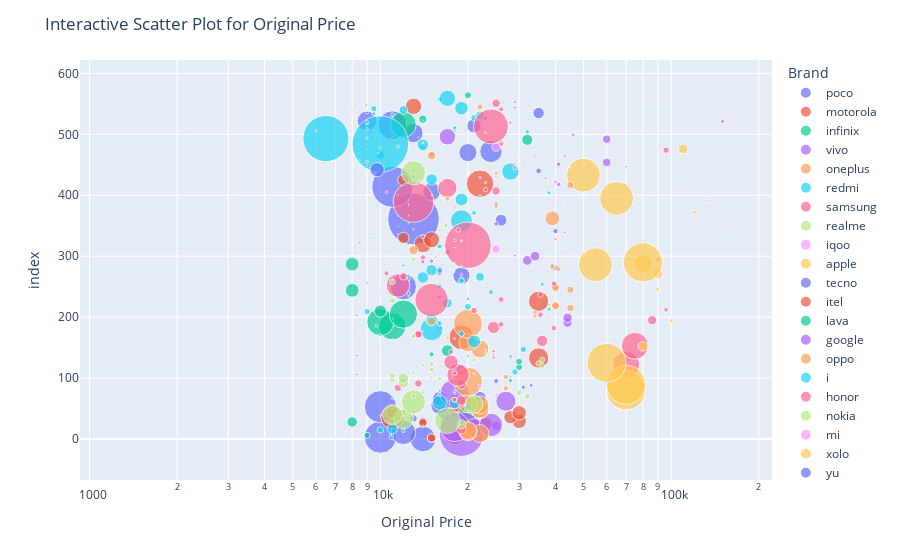

Notebook code cell kept with this figure:
### Markdown cell above
#### From the above plot we can clearly infer that most of the phones are rated between 4.2 to 4.4 and there are limited phones that have high and low number of stars, the size indicates the number of ratings of each phone, the higher the value, the higher number of ratings.

### Code cell
fig = px.scatter(df, x = 'Original_Price', color = 'Brand',
                 size = 'Ratings', log_x = True, hover_name = 'Product Name', size_max = 40)
fig.update_layout(title="Interactive Scatter Plot for Original Price", xaxis_title="Original Price")
fig.show()

### Figure 1 — Plotly figure (JSON) as saved in the notebook; plotly's stock layout.template omitted (floating-point values rounded to 4 significant figures)
{"data": [{"hovertemplate": "<b>%{hovertext}</b><br><br>Brand=poco<br>Original_Price=%{x}<br>index=%{y}<br>Ratings=%{marker.size}<extra></extra>", "hovertext": ["POCO C55", "POCO C51", "POCO C51", "POCO C55", "POCO M6 5G", "POCO M6 5G", "POCO C65", "POCO C65", "POCO M6 Pro 5G", "POCO C65", "POCO C51 - Locked with Airtel Prepaid", "POCO M6 5G", "POCO M6 Pro 5G", "POCO M5", "POCO M4 Pro", "POCO M6 Pro 5G", "POCO X6 Pro 5G", "POCO X6 Pro 5G", "POCO X6 5G", "POCO X6 5G", "POCO M5", "POCO X6 5G", "POCO M3", "POCO M4 5G", "POCO F4 5G", "POCO M3", "POCO F5 5G", "POCO X4 Pro 5G", "POCO M3", "POCO M6 Pro 5G", "POCO C3", "POCO F4 5G", "POCO M2 Pro", "POCO M4 Pro 5G", "POCO X4 Pro 5G", "POCO M2 Reloaded", "POCO X5 5G", "POCO C31", "POCO C50", "POCO F5 5G"], "legendgroup": "poco", "marker": {"color": "#636efa", "size": [120063, 190137, 7363, 110099, 7944, 10560, 8148, 2452, 72667, 1281, 190137, 2053, 58521, 38882, 27838, 8911, 3201, 2585, 4712, 811, 18782, 811, 126448, 54414, 5457, 487533, 4966, 25592, 487533, 58521, 309418, 5702, 354140, 59655, 91928, 68055, 37750, 150821, 71124, 23706], "sizemode": "area", "sizeref": 365.2, "symbol": "circle"}, "mode": "markers", "name": "poco", "orientation": "h", "showlegend": true, "type": "scatter", "x": [13999, 9999, 10999, 11999, 13999, 12999, 10999, 11999, 16999, 13499, 9999, 15999, 15999, 15999, 21999, 17999, 30999, 32999, 24999, 27999, 18999, 26999, 11999, 18999, 39999, 0, 39999, 25999, 12999, 14999, 10999, 34999, 0, 19999, 23999, 12999, 20999, 10999, 8999, 34999], "xaxis": "x", "y": [0, 3, 4, 11, 31, 34, 41, 45, 46, 47, 53, 54, 55, 66, 68, 69, 85, 88, 95, 103, 113, 159, 250, 268, 281, 313, 341, 359, 361, 406, 414, 440, 450, 470, 472, 502, 514, 515, 522, 535], "yaxis": "y"}, {"hovertemplate": "<b>%{hovertext}</b><br><br>Brand=motorola<br>Original_Price=%{x}<br>index=%{y}<br>Ratings=%{marker.size}<extra></extra>", "hovertext": ["Motorola G34 5G", "Motorola G34 5G", "Motorola g54 5G", "Motorola g54 5G", "MOTOROLA g24 Power", "Motorola g84 5G", "Motorola G34 5G", "Motorola G34 5G", "Motorola Edge 40 Neo", "Motorola e13", "Motorola Edge 40 Neo", "MOTOROLA g24 Power", "MOTOROLA G04", "MOTOROLA g24 Power", "Motorola Edge 40 Neo", "Motorola e13", "MOTOROLA G04", "Motorola G32", "Motorola Edge 40", "Motorola G32", "Motorola Edge 40", "Motorola g13", "Motorola G9", "Motorola e32", "Motorola G60", "Motorola e32", "Motorola E7 Plus"], "legendgroup": "motorola", "marker": {"color": "#EF553B", "size": [12852, 12852, 70860, 63653, 941, 33047, 13322, 13322, 37801, 96674, 32129, 994, 590, 994, 37801, 29497, 403, 113007, 75561, 113007, 75561, 55659, 47160, 23905, 138459, 23905, 48984], "sizemode": "area", "sizeref": 365.2, "symbol": "circle"}, "mode": "markers", "name": "motorola", "orientation": "h", "showlegend": true, "type": "scatter", "x": [14999, 14999, 17999, 21999, 11999, 22999, 13999, 13999, 29999, 10999, 27999, 12999, 9999, 12999, 29999, 10999, 10999, 18999, 34999, 18999, 34999, 13999, 14999, 11999, 21999, 11999, 12999], "xaxis": "x", "y": [1, 2, 7, 10, 19, 25, 26, 27, 29, 35, 36, 38, 39, 42, 43, 44, 50, 51, 133, 167, 226, 320, 327, 330, 419, 425, 546], "yaxis": "y"}, {"hovertemplate": "<b>%{hovertext}</b><br><br>Brand=infinix<br>Original_Price=%{x}<br>index=%{y}<br>Ratings=%{marker.size}<extra></extra>", "hovertext": ["Infinix SMART 8", "Infinix SMART 8", "Infinix SMART 8 HD", "Infinix Note 30 5G", "Infinix Note 30 5G", "Infinix HOT 40i", "Infinix Zero 30 5G", "Infinix Zero 30 5G", "Infinix Zero 30 5G", "Infinix Zero 30 5G", "Infinix HOT 30 5G", "Infinix HOT 30 5G", "Infinix SMART 7", "Infinix SMART 7", "Infinix HOT 30i", "Infinix HOT 30i", "Infinix Smart 7 HD", "Infinix Smart 7 HD", "Infinix HOT 12 Play", "Infinix Hot 12 Pro", "Infinix Note 12 TURBO"], "legendgroup": "infinix", "marker": {"color": "#00cc96", "size": [1388, 7155, 20239, 4226, 85232, 1098, 3097, 8705, 8705, 3097, 4728, 25996, 135535, 135535, 146178, 27672, 34803, 34803, 120913, 12581, 9291], "sizemode": "area", "sizeref": 365.2, "symbol": "circle"}, "mode": "markers", "name": "infinix", "orientation": "h", "showlegend": true, "type": "scatter", "x": [10999, 8999, 7999, 17999, 19999, 10999, 27999, 29999, 29999, 27999, 14999, 16999, 10999, 9999, 11999, 9999, 7999, 7999, 11999, 13999, 19999], "xaxis": "x", "y": [5, 6, 28, 32, 37, 67, 96, 118, 127, 135, 139, 145, 185, 192, 205, 210, 244, 287, 516, 525, 564], "yaxis": "y"}, {"hovertemplate": "<b>%{hovertext}</b><br><br>Brand=vivo<br>Original_Price=%{x}<br>index=%{y}<br>Ratings=%{marker.size}<extra></extra>", "hovertext": ["vivo T2x 5G", "vivo T2x 5G", "vivo T2x 5G", "vivo T2 5G", "vivo T2 5G", "vivo T2 Pro 5G", "vivo T2x 5G", "vivo Y16", "vivo Y02t", "vivo Y27", "vivo Y27", "vivo Y16", "vivo Y16", "vivo Y16", "vivo Y16", "vivo V29e 5G", "vivo V29e 5G", "vivo Y200 5G", "vivo Y16", "vivo Y16", "vivo Y27", "vivo Y16", "vivo Y17s", "vivo Y17s", "vivo Y56 5G", "vivo Y28 5G", "vivo Y28 5G", "vivo Y56 5G", "vivo Y28 5G", "vivo Y02", "vivo V27 5G", "vivo Y36", "vivo V29 5G", "vivo Y02", "vivo V27 5G", "vivo X100", "vivo V29 Pro 5G", "vivo X100", "vivo Y200e 5G", "vivo Y200 5G", "vivo Y33T", "vivo Y01A", "vivo Y200 5G", "vivo Y200 5G", "vivo X100 Pro"], "legendgroup": "vivo", "marker": {"color": "#ab63fa", "size": [361183, 64632, 160810, 17135, 99769, 74022, 160810, 6938, 3396, 1271, 1271, 6938, 6938, 3105, 3105, 17354, 17354, 1744, 6938, 6938, 1271, 3105, 779, 779, 3939, 122, 89, 3939, 75, 1263, 3534, 1044, 2417, 1263, 3534, 149, 5488, 149, 17, 1744, 2871, 96, 1744, 1744, 410], "sizemode": "area", "sizeref": 365.2, "symbol": "circle"}, "mode": "markers", "name": "vivo", "orientation": "h", "showlegend": true, "type": "scatter", "x": [18999, 20999, 17999, 24999, 23999, 26999, 17999, 15999, 15999, 18999, 18999, 15975, 15999, 13999, 14999, 31999, 33999, 28999, 16999, 0, 18999, 13999, 16999, 15999, 24999, 19999, 21999, 24999, 17999, 12999, 40999, 21999, 0, 12999, 40999, 74999, 0, 74999, 25999, 27999, 22990, 12999, 28999, 28999, 96999], "xaxis": "x", "y": [8, 18, 20, 22, 23, 62, 74, 184, 233, 264, 270, 273, 278, 291, 292, 293, 300, 301, 307, 309, 323, 332, 338, 342, 353, 369, 373, 385, 413, 415, 418, 429, 434, 441, 451, 471, 473, 501, 512, 519, 526, 529, 544, 553, 561], "yaxis": "y"}, {"hovertemplate": "<b>%{hovertext}</b><br><br>Brand=oneplus<br>Original_Price=%{x}<br>index=%{y}<br>Ratings=%{marker.size}<extra></extra>", "hovertext": ["OnePlus Nord CE 3 Lite 5G", "OnePlus Nord CE 3 Lite 5G", "OnePlus Nord CE 3 Lite 5G", "OnePlus Nord CE 3 Lite 5G", "OnePlus Nord CE 3 Lite 5G", "OnePlus Nord CE 3 Lite 5G", "OnePlus Nord CE 3 Lite 5G", "OnePlus Nord CE3 5G", "OnePlus Nord CE 2 Lite 5G", "OnePlus Nord CE3 5G", "OnePlus 12R", "OnePlus 12R", "OnePlus Nord CE 3 Lite 5G", "OnePlus 12R", "OnePlus 12R", "OnePlus Nord CE 3 Lite 5G", "OnePlus Nord CE 2 Lite 5G", "OnePlus Nord 3 5G", "OnePlus Nord 3 5G", "OnePlus Nord 3 5G", "OnePlus 11R 5G", "OnePlus 11R 5G", "OnePlus 11R 5G", "OnePlus Nord 3 5G", "OnePlus 11R 5G", "OnePlus 11R 5G", "OnePlus 11R 5G", "OnePlus 10R", "OnePlus 12", "OnePlus 12", "OnePlus 12", "OnePlus N20 SE", "OnePlus N20 SE", "OnePlus Nord CE 2 5G", "OnePlus 12", "OnePlus Nord CE 2 5G", "OnePlus Nord CE 5G", "OnePlus 10 Pro 5G", "OnePlus Nord CE 2 5G", "OnePlus Nord 2T 5G", "OnePlus N20 SE"], "legendgroup": "oneplus", "marker": {"color": "#FFA15A", "size": [58750, 58750, 58750, 58750, 58750, 58750, 58750, 5583, 153645, 5583, 257, 257, 58750, 99, 99, 58750, 153645, 1362, 3718, 3718, 9973, 11273, 11273, 1362, 9973, 11273, 11273, 6666, 82, 69, 69, 265, 265, 3242, 82, 3242, 51, 567, 3242, 13132, 265], "sizemode": "area", "sizeref": 365.2, "symbol": "circle"}, "mode": "markers", "name": "oneplus", "orientation": "h", "showlegend": true, "type": "scatter", "x": [21999, 19999, 19999, 21999, 21999, 21999, 19999, 26999, 19999, 26999, 39999, 39999, 21999, 45999, 45999, 19999, 19999, 37999, 33999, 33999, 44999, 39999, 39999, 37999, 44999, 39999, 39999, 38999, 69999, 64999, 64999, 18999, 19999, 24999, 69999, 24999, 22999, 66999, 24999, 0, 16999], "xaxis": "x", "y": [9, 12, 14, 48, 49, 56, 58, 83, 94, 102, 111, 142, 148, 150, 157, 158, 189, 200, 202, 208, 215, 218, 219, 221, 245, 247, 249, 282, 306, 334, 340, 351, 355, 382, 390, 436, 468, 481, 489, 498, 528], "yaxis": "y"}, {"hovertemplate": "<b>%{hovertext}</b><br><br>Brand=redmi<br>Original_Price=%{x}<br>index=%{y}<br>Ratings=%{marker.size}<extra></extra>", "hovertext": ["REDMI 13C", "REDMI A2", "REDMI A2", "REDMI 13C", "REDMI 12 5G", "REDMI 12 5G", "REDMI 12", "REDMI 13c 5G", "REDMI 13c 5G", "REDMI 13c 5G", "REDMI 13c 5G", "REDMI 13c 5G", "REDMI 13c 5G", "REDMI 13c 5G", "REDMI Note 13 5G", "REDMI Note 13 Pro 5G", "REDMI Note 13 5G", "REDMI Note 13 5G", "REDMI Note 13 5G", "REDMI Note 13 5G", "REDMI A3", "REDMI Note 13 5G", "REDMI Note 13 5G", "REDMI Note 13 Pro 5G", "REDMI Note 12", "REDMI 10 Power", "REDMI 13C", "REDMI 12", "REDMI A3", "REDMI 13c 5G", "REDMI 12C", "REDMI 12C", "REDMI A3", "REDMI A2", "REDMI Note 13 Pro+ 5G", "REDMI Note 13 Pro 5G", "REDMI Note 12 5G", "REDMI 11 Prime", "REDMI Note 11", "REDMI A2+", "REDMI Note 12 5G", "REDMI 12C", "REDMI Note 13 Pro+ 5G", "REDMI 10 Power", "REDMI 10 Power", "REDMI A2+", "REDMI 12C", "REDMI Note 12 5G", "REDMI 12 5G", "REDMI 12C", "REDMI 13C", "REDMI 12C", "REDMI 13C", "REDMI Note 10S", "REDMI 9 Power", "REDMI Note 11S", "REDMI Note 12", "REDMI Note 11S", "REDMI Note 13 Pro+ 5G", "REDMI 12C", "REDMI A2+", "REDMI 10A SPORT", "REDMI Note 12 Pro 5G", "REDMI A1+", "REDMI 11 Prime", "REDMI 12C", "REDMI 9i", "Redmi Note 7S", "Redmi 7A", "REDMI K50i 5G", "REDMI Note 11", "REDMI 11 Prime 5G", "REDMI 11 Prime 5G", "REDMI 10A", "REDMI Note 10S", "REDMI Note 12 5G", "REDMI 10A", "REDMI 10A", "REDMI 10A", "Redmi 9A Sport", "REDMI Note 10T 5G", "Redmi Note 7S", "REDMI 11 Prime 5G", "REDMI 11 Prime 5G", "REDMI Note 11 SE"], "legendgroup": "redmi", "marker": {"color": "#19d3f3", "size": [1958, 7724, 20399, 1114, 11126, 21810, 40453, 1930, 1053, 1513, 1053, 1930, 1513, 1053, 940, 7291, 275, 732, 275, 275, 145, 732, 732, 7291, 30472, 5887, 723, 95346, 50, 1930, 4447, 24250, 55, 7724, 3250, 847, 8464, 18172, 2903, 2761, 4662, 4447, 3250, 5887, 5887, 2761, 24250, 14105, 6337, 24250, 1958, 4447, 723, 88762, 245051, 4474, 30472, 1586, 3250, 24250, 2761, 1540, 55143, 13196, 7787, 24250, 584356, 423116, 389975, 3883, 2803, 2894, 2894, 234, 8231, 14105, 2791, 2791, 14069, 7382, 33661, 305147, 4420, 4420, 49226], "sizemode": "area", "sizeref": 365.2, "symbol": "circle"}, "mode": "markers", "name": "redmi", "orientation": "h", "showlegend": true, "type": "scatter", "x": [11999, 9999, 10999, 13999, 19999, 17999, 15999, 15999, 17999, 13999, 17999, 15999, 13999, 17999, 20999, 28999, 24999, 22999, 24999, 24999, 9999, 22999, 22999, 30999, 20999, 18999, 15999, 14999, 11999, 15999, 15999, 14999, 10999, 8999, 37999, 32999, 19999, 16999, 19999, 12499, 23999, 15999, 35999, 18999, 18999, 12499, 13999, 21999, 15999, 14999, 11999, 15999, 15999, 18999, 0, 20999, 18999, 21999, 37999, 14999, 12999, 13999, 27999, 9999, 13999, 13999, 9999, 0, 6499, 31999, 17999, 17999, 17999, 13999, 20999, 21999, 10999, 9499, 11999, 9499, 18999, 0, 15999, 15999, 16999], "xaxis": "x", "y": [13, 15, 17, 21, 52, 59, 60, 73, 75, 77, 78, 79, 81, 93, 107, 110, 112, 115, 116, 117, 119, 141, 146, 147, 160, 173, 179, 180, 181, 187, 190, 196, 197, 209, 213, 214, 217, 223, 230, 239, 241, 251, 254, 259, 260, 263, 265, 266, 276, 277, 285, 316, 324, 358, 368, 371, 393, 398, 404, 426, 430, 438, 439, 466, 477, 483, 484, 490, 493, 504, 507, 510, 511, 523, 527, 531, 532, 534, 540, 542, 543, 550, 556, 558, 559], "yaxis": "y"}, {"hovertemplate": "<b>%{hovertext}</b><br><br>Brand=samsung<br>Original_Price=%{x}<br>index=%{y}<br>Ratings=%{marker.size}<extra></extra>", "hovertext": ["SAMSUNG Galaxy M14 5G", "SAMSUNG Galaxy M14 5G", "SAMSUNG Galaxy M14 5G", "SAMSUNG Galaxy M14 5G", "SAMSUNG Galaxy M04", "SAMSUNG Galaxy M14 5G", "SAMSUNG Galaxy M04", "SAMSUNG Galaxy F14 5G", "SAMSUNG Galaxy M14 5G", "Samsung Galaxy S21 FE 5G with Snapdragon 888", "SAMSUNG Galaxy F14 5G", "SAMSUNG Galaxy M34 5G without charger", "SAMSUNG Galaxy M34 5G", "SAMSUNG Galaxy M14 5G", "SAMSUNG Galaxy M34 5G without charger", "Samsung Galaxy S21 FE 5G with Snapdragon 888", "SAMSUNG Galaxy F54 5G", "SAMSUNG Galaxy M34 5G", "SAMSUNG Galaxy M04", "SAMSUNG Galaxy M04", "SAMSUNG Galaxy M14 5G", "SAMSUNG Galaxy A34 5G", "SAMSUNG Galaxy F34 5G", "SAMSUNG Galaxy F34 5G", "SAMSUNG Galaxy S22 5G", "SAMSUNG Galaxy A34 5G", "SAMSUNG Galaxy A14 5G", "SAMSUNG Galaxy S23 5G", "SAMSUNG Galaxy A05s", "SAMSUNG Galaxy F13", "SAMSUNG Galaxy F34 5G", "SAMSUNG Galaxy A34 5G", "SAMSUNG Galaxy A15 5G", "SAMSUNG Galaxy F04", "SAMSUNG Galaxy A34 5G", "SAMSUNG Galaxy M04", "SAMSUNG Galaxy A03 Core", "SAMSUNG Galaxy M34 5G without charger", "SAMSUNG Galaxy S23 5G", "SAMSUNG GALAXY M13", "SAMSUNG Galaxy F41", "SAMSUNG GALAXY M13", "SAMSUNG Galaxy A53", "SAMSUNG Galaxy A53", "SAMSUNG Galaxy A14 5G", "SAMSUNG Galaxy A15 5G", "SAMSUNG Galaxy A04s", "SAMSUNG Galaxy Z Flip5", "SAMSUNG Galaxy S24 5G", "SAMSUNG Galaxy A05s", "SAMSUNG GALAXY M13", "SAMSUNG Galaxy A53", "SAMSUNG Galaxy F12", "SAMSUNG Galaxy S24 Ultra 5G", "SAMSUNG Galaxy S23 FE", "SAMSUNG M02s", "SAMSUNG Galaxy M33 5G", "SAMSUNG Galaxy Z Flip5", "SAMSUNG Galaxy A14 5G", "SAMSUNG Galaxy A12", "SAMSUNG Galaxy F22", "SAMSUNG Galaxy M34 5G without charger", "SAMSUNG Galaxy M52 5G", "SAMSUNG Galaxy S24 5G", "SAMSUNG Galaxy A23 5G", "SAMSUNG Galaxy S20 FE", "SAMSUNG Galaxy A23 5G", "SAMSUNG Galaxy A33", "SAMSUNG Galaxy A53", "SAMSUNG GALAXY M13", "SAMSUNG Galaxy Z Flip3 5G", "SAMSUNG M02s", "SAMSUNG Galaxy F42 5G", "SAMSUNG Galaxy A54 5G", "SAMSUNG Galaxy F23 5G", "SAMSUNG Galaxy S23 Ultra 5G", "SAMSUNG Galaxy Z Fold5", "SAMSUNG Galaxy A15 5G", "SAMSUNG Galaxy M33 5G", "SAMSUNG Galaxy M33 5G", "SAMSUNG Galaxy S23 FE"], "legendgroup": "samsung", "marker": {"color": "#FF6692", "size": [16801, 16801, 4086, 4086, 10420, 16801, 10420, 91798, 4086, 132862, 37584, 2391, 1364, 4086, 2391, 132862, 23261, 190, 10420, 10420, 16801, 5895, 27317, 6353, 15903, 5895, 7634, 4140, 33, 201792, 6353, 5895, 501, 101185, 5895, 10420, 4637, 430, 4140, 5164, 395120, 1588, 1762, 1762, 3762, 501, 153, 622, 482, 53, 1588, 854, 302244, 1036, 204, 1313, 12723, 622, 3237, 1401, 67841, 430, 1571, 482, 2391, 1262, 1115, 1187, 1762, 5164, 7526, 1274, 6437, 3061, 221275, 3107, 378, 501, 4693, 12723, 204], "sizemode": "area", "sizeref": 365.2, "symbol": "circle"}, "mode": "markers", "name": "samsung", "orientation": "h", "showlegend": true, "type": "scatter", "x": [18990, 18990, 17990, 17990, 11499, 18990, 13499, 18490, 17990, 69999, 17490, 24499, 24499, 17499, 24499, 74999, 35999, 25999, 13499, 13499, 0, 39499, 24499, 25999, 85999, 35499, 20999, 95999, 15999, 14999, 25999, 35499, 21499, 11499, 39499, 11999, 10499, 25999, 89999, 13999, 19999, 17999, 39990, 42990, 18499, 24499, 15990, 113999, 0, 17499, 17999, 38990, 12999, 134999, 84999, 10499, 24999, 102999, 22999, 17999, 16999, 25999, 36999, 0, 28990, 69999, 30990, 33990, 42990, 14999, 95999, 11499, 25999, 45999, 23999, 149999, 159999, 21499, 25999, 24999, 79999], "xaxis": "x", "y": [16, 63, 64, 65, 84, 90, 91, 105, 108, 122, 126, 134, 138, 143, 144, 153, 161, 168, 171, 172, 178, 182, 183, 188, 195, 204, 211, 212, 220, 228, 229, 237, 242, 252, 255, 267, 272, 280, 294, 298, 318, 326, 328, 339, 343, 347, 357, 360, 365, 375, 379, 387, 389, 391, 402, 405, 407, 408, 409, 411, 412, 427, 428, 435, 445, 447, 453, 463, 464, 467, 474, 480, 485, 499, 513, 521, 533, 538, 541, 551, 557], "yaxis": "y"}, {"hovertemplate": "<b>%{hovertext}</b><br><br>Brand=realme<br>Original_Price=%{x}<br>index=%{y}<br>Ratings=%{marker.size}<extra></extra>", "hovertext": ["realme 11x 5G", "realme 11x 5G", "realme C51", "realme C51", "realme 11 5G", "realme C53", "realme 12 Pro 5G", "realme Narzo N53", "realme 12 Pro 5G", "realme Narzo N53", "realme Narzo N53", "realme C53", "realme Narzo N53", "realme Narzo 60X 5G", "realme Narzo 60X 5G", "realme C53", "realme Narzo 60X 5G", "realme Narzo N53", "realme Narzo N55", "realme Narzo N55", "realme 12 Pro+ 5G", "realme Narzo N55", "realme Narzo N55", "realme 12 Pro+ 5G", "realme Narzo 60 5G", "realme 12 Pro+ 5G", "realme Narzo 60 5G", "realme Narzo 60 5G", "realme 12 Pro+ 5G", "realme 12 Pro+ 5G", "realme C67 5G", "realme C67 5G", "realme Narzo N53", "realme Narzo N53", "realme Narzo N53", "realme Narzo N53", "realme C53"], "legendgroup": "realme", "marker": {"color": "#B6E880", "size": [15012, 120607, 71800, 71800, 58849, 106565, 6177, 4582, 6177, 633, 633, 19650, 5770, 2891, 2891, 19650, 2073, 5770, 2640, 4656, 4806, 2640, 4656, 4806, 3850, 4806, 3850, 3850, 1560, 1560, 692, 3155, 4582, 5770, 5770, 4582, 106565], "sizemode": "area", "sizeref": 365.2, "symbol": "circle"}, "mode": "markers", "name": "realme", "orientation": "h", "showlegend": true, "type": "scatter", "x": [18999, 16999, 11999, 10999, 20999, 12999, 31999, 12999, 29999, 13999, 13999, 11999, 10999, 15999, 15999, 11999, 14999, 10999, 12999, 14999, 35999, 13999, 14999, 34999, 20999, 35999, 19999, 0, 37999, 37999, 17999, 16999, 12999, 10999, 10999, 12999, 12999], "xaxis": "x", "y": [24, 30, 33, 40, 57, 61, 70, 71, 76, 82, 87, 92, 97, 98, 99, 100, 101, 104, 109, 114, 120, 121, 123, 124, 129, 130, 136, 140, 155, 156, 165, 166, 169, 227, 258, 295, 437], "yaxis": "y"}, {"hovertemplate": "<b>%{hovertext}</b><br><br>Brand=iqoo<br>Original_Price=%{x}<br>index=%{y}<br>Ratings=%{marker.size}<extra></extra>", "hovertext": ["IQOO Z7s 5G", "IQOO Z7s 5G", "IQOO Z7 Pro 5G", "IQOO Z7 Pro 5G", "IQOO Z7 Pro 5G", "IQOO Z6 Lite 5G", "IQOO Neo 7 pro", "IQOO neo 7 pro", "IQOO Z6 Lite 5G", "IQOO Neo 7 pro", "IQOO Neo 7 Pro", "IQOO Neo 7 Pro", "IQOO IQOOZ7PRO"], "legendgroup": "iqoo", "marker": {"color": "#FF97FF", "size": [2540, 2904, 1398, 1398, 1398, 1056, 282, 389, 1056, 282, 389, 282, 34], "sizemode": "area", "sizeref": 365.2, "symbol": "circle"}, "mode": "markers", "name": "iqoo", "orientation": "h", "showlegend": true, "type": "scatter", "x": [24999, 21999, 27999, 27999, 26999, 18999, 42999, 39999, 18999, 42999, 39999, 42999, 26999], "xaxis": "x", "y": [72, 86, 131, 132, 198, 283, 311, 319, 325, 335, 377, 384, 524], "yaxis": "y"}, {"hovertemplate": "<b>%{hovertext}</b><br><br>Brand=apple<br>Original_Price=%{x}<br>index=%{y}<br>Ratings=%{marker.size}<extra></extra>", "hovertext": ["Apple iPhone 14", "Apple iPhone 14", "Apple iPhone 13", "Apple iPhone 15", "Apple iPhone 15 Plus", "Apple iPhone 15 Plus", "Apple iPhone 15", "Apple iPhone 12", "Apple iPhone 14 Plus", "Apple iPhone 14", "Apple iPhone 15 Pro", "Apple iPhone 15 Plus", "Apple iPhone 11", "Apple iPhone 12", "Apple iPhone 11", "Apple iPhone 15 Pro", "Apple iPhone 12", "Apple iPhone 15", "Apple iPhone 15 Pro Max", "Apple iPhone 13 Pro Max"], "legendgroup": "apple", "marker": {"color": "#FECB52", "size": [280548, 280548, 278146, 16874, 3362, 3362, 16874, 208285, 62604, 280548, 560, 3362, 204529, 208285, 204529, 560, 208285, 16874, 432, 2057], "sizemode": "area", "sizeref": 365.2, "symbol": "circle"}, "mode": "markers", "name": "apple", "orientation": "h", "showlegend": true, "type": "scatter", "x": [69900, 69900, 59900, 79900, 99900, 89900, 89900, 54900, 79900, 79900, 164900, 119900, 0, 64900, 0, 134900, 49900, 109900, 159900, 0], "xaxis": "x", "y": [80, 89, 125, 152, 194, 246, 271, 286, 288, 290, 346, 372, 388, 395, 397, 399, 433, 476, 505, 552], "yaxis": "y"}, {"hovertemplate": "<b>%{hovertext}</b><br><br>Brand=tecno<br>Original_Price=%{x}<br>index=%{y}<br>Ratings=%{marker.size}<extra></extra>", "hovertext": ["Tecno Spark Go 2023", "Tecno POVA 5 Pro 5G", "Tecno Spark Go 2023", "Tecno Spark Go 2023", "Tecno Spark Go 2024", "Tecno Spark Go 2024", "Tecno Spark Go 2024", "Tecno Spark 10 Pro", "Tecno Spark Go 2024", "Tecno Spark Go 2023", "Tecno Spark Go 2024", "Tecno Spark Go 2024", "Tecno Spark 10C", "Tecno Pova 5 Pro 5G", "Tecno Spark Go 2023 6.56 HD+Display 13MP Dual Camera", "Tecno Spark Go 2023 6.56 HD+Display 13MP Dual Camera", "Tecno Spark Go 2023", "Tecno Pova 5 Pro 5G", "Tecno Pova 5 45W Ultra Fast Charging 6000mAh Big Battery 3D Textured Design 6.78 FHD", "Tecno Spark Go 2023", "Tecno Spark 10 Pro Moon Explorer 50MPCamera, Glass Back, 16GB Expandable RAM", "Tecno POP 8", "Tecno POP 8", "Tecno Camon20 Predawn 64MP Rear Camera", "Tecno Pop 7 pro", "Tecno Camon20 Predawn 64MP RGBW Camera", "Tecno Spark 9", "Tecno Spark 10", "Tecno Camon 20 Pro RGBW OIS Rear Camera 6.67 FHD", "Tecno Camon 20 Pro", "Tecno Spark 20", "Tecno Spark 20", "Tecno Spark Go 2023", "Tecno Pop 7 Pro", "Tecno Camon 20 Pro", "Tecno Pop 5 LTE", "Tecno Spark 10 50MP AI Dual Rear Camera HD Display", "Tecno Pova 5 45W Ultra Fast Charging 6000mAh Big Battery 3D Textured Design 6.78 FHD", "Tecno Spark Go 2023", "Tecno Spark Go 2023", "Tecno Spark 10 5G", "Tecno Spark 7", "Tecno Spark 7", "Tecno Phantom X2 Pro"], "legendgroup": "tecno", "marker": {"color": "#636efa", "size": [1182, 224, 1182, 331, 164, 164, 164, 380, 164, 1182, 164, 169, 313, 224, 606, 606, 1182, 224, 446, 331, 31, 16, 16, 234, 55, 352, 1122, 180, 518, 550, 4, 4, 331, 47, 550, 915, 223, 446, 1182, 1182, 155, 1582, 1582, 14], "sizemode": "area", "sizeref": 365.2, "symbol": "circle"}, "mode": "markers", "name": "tecno", "orientation": "h", "showlegend": true, "type": "scatter", "x": [8299, 20999, 8299, 9999, 7999, 7999, 8499, 13999, 8499, 8299, 8499, 7499, 12499, 16990, 9999, 9999, 8999, 19999, 14999, 9999, 13999, 0, 7799, 17999, 7999, 17999, 13499, 13499, 24999, 24999, 12999, 12999, 9832, 8999, 25999, 8999, 13499, 14999, 8999, 8999, 15999, 8999, 8999, 61999], "xaxis": "x", "y": [106, 128, 137, 149, 174, 175, 176, 177, 201, 203, 206, 207, 234, 238, 243, 248, 256, 262, 269, 275, 331, 345, 348, 378, 381, 396, 420, 424, 446, 456, 457, 459, 469, 475, 487, 494, 495, 508, 509, 517, 518, 520, 536, 562], "yaxis": "y"}, {"hovertemplate": "<b>%{hovertext}</b><br><br>Brand=itel<br>Original_Price=%{x}<br>index=%{y}<br>Ratings=%{marker.size}<extra></extra>", "hovertext": ["itel A70 | 5000 mAh Battery |13MP Dual Rear Camera | Type C Charging", "itel A70 | 5000 mAh Battery |13MP Dual Rear Camera | Type C Charging", "itel A70 | 5000 mAh Battery |13MP Dual Rear Camera | Type C Charging", "itel A70 | 5000 mAh Battery |13MP Dual Rear Camera | Type C Charging", "itel S23", "itel A60s, Upto 8GB RAM|8MP AI Rear Camera|5000mAh Battery|Faceunlock & Fingerprint", "itel U30 keypad Mobile|1200 mAh battery|Expandable Storage Upto 32GB", "itel S23 with Dual Sim| 50MP Rear Camera| 5000mAh Battery|Expandable Upto 1 TB", "itel P40 Plus,Upto 8GB RAM|13MP Rear Camera|7000mAh Battery with 18W Fast Charging", "itel S23 with Dual Sim| 50MP Rear Camera| 5000mAh Battery|Expandable Upto 1 TB", "itel S23", "itel P55 5G |50MP Dual Rear Camera|5000mAh Battery|Expandable Upto 1 TB", "itel A60S", "itel P55 5G |50MP Dual Rear Camera|5000mAh Battery|Expandable Upto 1 TB", "itel S23+", "itel Aura 05i|Leather Finish|4000 Mah Battery|Type C Charging Support", "itel P40", "itel P40", "itel A60s", "itel A60s", "itel A60s, Upto 8GB RAM|8MP AI Rear Camera|5000mAh Battery|Faceunlock & Fingerprint", "itel A60S", "itel A60", "itel A70", "itel A23s", "itel P40", "itel A60S", "itel S23", "itel Vision 3"], "legendgroup": "itel", "marker": {"color": "#EF553B", "size": [105, 105, 105, 105, 305, 46, 151, 248, 59, 248, 305, 683, 1208, 683, 104, 88, 316, 593, 17, 17, 46, 1208, 402, 35, 711, 593, 1208, 33, 765], "sizemode": "area", "sizeref": 365.2, "symbol": "circle"}, "mode": "markers", "name": "itel", "orientation": "h", "showlegend": true, "type": "scatter", "x": [7299, 7299, 7299, 7299, 10999, 8999, 1249, 9500, 9999, 9500, 10999, 12999, 8499, 12999, 15999, 6799, 9999, 8899, 8499, 8499, 8999, 8999, 7199, 10990, 5999, 7999, 8943, 0, 9271], "xaxis": "x", "y": [151, 154, 162, 163, 164, 216, 225, 232, 235, 240, 261, 297, 322, 344, 352, 364, 374, 376, 416, 443, 448, 455, 462, 497, 506, 539, 548, 549, 563], "yaxis": "y"}, {"hovertemplate": "<b>%{hovertext}</b><br><br>Brand=lava<br>Original_Price=%{x}<br>index=%{y}<br>Ratings=%{marker.size}<extra></extra>", "hovertext": ["LAVA Blaze", "LAVA Blaze", "LAVA Blaze 2pro", "LAVA Blaze 1X 5G", "LAVA YUVA 2 PRO", "LAVA Blaze 2 5G with Dual Sim|50MP Rear Camera|5000 mAh Battery|Expandable Upto 1 TB", "LAVA Blaze 2 5G with Dual Sim|50MP Rear Camera|5000 mAh Battery|Expandable Upto 1 TB", "LAVA Blaze 2 5G with Dual Sim|50MP Rear Camera|5000 mAh Battery|Expandable Upto 1 TB", "LAVA Blaze 2 5G with Dual Sim|50MP Rear Camera|5000 mAh Battery|Expandable Upto 1 TB", "LAVA Blaze Nxt", "LAVA Blaze 2 5G with Dual Sim|50MP Rear Camera|5000 mAh Battery|Expandable Upto 1 TB", "LAVA Agni 2", "LAVA Blaze Pro 5G", "LAVA Blaze Nxt", "LAVA Blaze 1X 5G", "LAVA Z2C", "LAVA Blaze Pro", "LAVA Blaze", "LAVA X3"], "legendgroup": "lava", "marker": {"color": "#00cc96", "size": [1292, 1292, 49, 492, 931, 83, 83, 83, 205, 91, 205, 33, 159, 91, 492, 133, 478, 1292, 7], "sizemode": "area", "sizeref": 365.2, "symbol": "circle"}, "mode": "markers", "name": "lava", "orientation": "h", "showlegend": true, "type": "scatter", "x": [9999, 9699, 11999, 16349, 9499, 11499, 11499, 11499, 12499, 11499, 12499, 25999, 14999, 11499, 16349, 8499, 12999, 9999, 8999], "xaxis": "x", "y": [170, 186, 222, 253, 329, 336, 337, 349, 354, 366, 367, 370, 400, 401, 423, 458, 460, 478, 500], "yaxis": "y"}, {"hovertemplate": "<b>%{hovertext}</b><br><br>Brand=google<br>Original_Price=%{x}<br>index=%{y}<br>Ratings=%{marker.size}<extra></extra>", "hovertext": ["Google Pixel 7a", "Google Pixel 7a", "Google Pixel 7", "Google Pixel 7", "Google Pixel 8", "Google Pixel 8"], "legendgroup": "google", "marker": {"color": "#ab63fa", "size": [16230, 16230, 13352, 13352, 1456, 1456], "sizemode": "area", "sizeref": 365.2, "symbol": "circle"}, "mode": "markers", "name": "google", "orientation": "h", "showlegend": true, "type": "scatter", "x": [43999, 43999, 59999, 59999, 0, 0], "xaxis": "x", "y": [191, 199, 454, 492, 537, 555], "yaxis": "y"}, {"hovertemplate": "<b>%{hovertext}</b><br><br>Brand=oppo<br>Original_Price=%{x}<br>index=%{y}<br>Ratings=%{marker.size}<extra></extra>", "hovertext": ["OPPO A17", "OPPO A59 5G", "OPPO A59 5G", "OPPO Reno11 5G", "OPPO Reno11 5G", "OPPO A59 5G", "OPPO A58", "OPPO A18", "OPPO A18", "OPPO A17k", "OPPO Reno10 5G", "OPPO A38", "OPPO A16", "OPPO Reno10 Pro 5G", "OPPO A79 5G", "OPPO F21s Pro", "OPPO Reno11 Pro 5G", "OPPO A79 5G", "OPPO F23 5G", "OPPO F23 5G", "OPPO A17", "OPPO A78", "OPPO A78 5G", "OPPO A33"], "legendgroup": "oppo", "marker": {"color": "#FFA15A", "size": [13058, 328, 380, 4459, 4459, 328, 1418, 1064, 1064, 15141, 40563, 464, 4192, 9548, 880, 1546, 1528, 880, 1344, 1344, 13058, 593, 6855, 51890], "sizemode": "area", "sizeref": 365.2, "symbol": "circle"}, "mode": "markers", "name": "oppo", "orientation": "h", "showlegend": true, "type": "scatter", "x": [14999, 17999, 19999, 40999, 38999, 17999, 15499, 15999, 14999, 12999, 38999, 16999, 16990, 44999, 22999, 24999, 44999, 22999, 28999, 28999, 14999, 22999, 21999, 0], "xaxis": "x", "y": [193, 236, 257, 279, 284, 289, 299, 302, 303, 310, 362, 363, 394, 417, 421, 431, 444, 449, 452, 461, 465, 503, 545, 560], "yaxis": "y"}, {"hovertemplate": "<b>%{hovertext}</b><br><br>Brand=i<br>Original_Price=%{x}<br>index=%{y}<br>Ratings=%{marker.size}<extra></extra>", "hovertext": ["I Kall Z19", "I Kall K-510", "I Kall K-510", "I Kall Z14 Pro"], "legendgroup": "i", "marker": {"color": "#19d3f3", "size": [245, 201, 201, 34], "sizemode": "area", "sizeref": 365.2, "symbol": "circle"}, "mode": "markers", "name": "i", "orientation": "h", "showlegend": true, "type": "scatter", "x": [10499, 6599, 6599, 10999], "xaxis": "x", "y": [224, 333, 356, 530], "yaxis": "y"}, {"hovertemplate": "<b>%{hovertext}</b><br><br>Brand=honor<br>Original_Price=%{x}<br>index=%{y}<br>Ratings=%{marker.size}<extra></extra>", "hovertext": ["Honor 90 5G", "Honor X9b", "Honor 90 5G", "Honor X9b", "Honor 90 5G"], "legendgroup": "honor", "marker": {"color": "#FF6692", "size": [160, 8, 734, 8, 160], "sizemode": "area", "sizeref": 365.2, "symbol": "circle"}, "mode": "markers", "name": "honor", "orientation": "h", "showlegend": true, "type": "scatter", "x": [47999, 30999, 49999, 30999, 47999], "xaxis": "x", "y": [231, 296, 305, 308, 403], "yaxis": "y"}, {"hovertemplate": "<b>%{hovertext}</b><br><br>Brand=nokia<br>Original_Price=%{x}<br>index=%{y}<br>Ratings=%{marker.size}<extra></extra>", "hovertext": ["Nokia G42 5G", "Nokia C32", "Nokia G42 5G", "Nokia C32", "Nokia C32", "Nokia 5.4", "Nokia C12 pro", "Nokia C32", "Nokia C32", "Nokia C32", "Nokia C12 Pro", "Nokia C22 Dual Sim with Jelly Case | 6.51 inch Display | 5000 mAh Battery", "Nokia 3.4", "Nokia G11 Plus DS 50MP Camera, 8MP+2MP Dual Front Camera"], "legendgroup": "nokia", "marker": {"color": "#B6E880", "size": [191, 903, 191, 903, 903, 3814, 17, 85, 85, 85, 60, 66, 591, 393], "sizemode": "area", "sizeref": 365.2, "symbol": "circle"}, "mode": "markers", "name": "nokia", "orientation": "h", "showlegend": true, "type": "scatter", "x": [17999, 10499, 17999, 11999, 10999, 16799, 9199, 12499, 12499, 12499, 8699, 8999, 13999, 13999], "xaxis": "x", "y": [274, 304, 314, 315, 321, 350, 380, 383, 386, 392, 410, 432, 486, 547], "yaxis": "y"}, {"hovertemplate": "<b>%{hovertext}</b><br><br>Brand=mi<br>Original_Price=%{x}<br>index=%{y}<br>Ratings=%{marker.size}<extra></extra>", "hovertext": ["Mi 11 Lite", "Mi 10T", "Mi 11 Lite", "Mi 10T Pro"], "legendgroup": "mi", "marker": {"color": "#FF97FF", "size": [13187, 4136, 13187, 3707], "sizemode": "area", "sizeref": 365.2, "symbol": "circle"}, "mode": "markers", "name": "mi", "orientation": "h", "showlegend": true, "type": "scatter", "x": [24999, 39999, 24999, 0], "xaxis": "x", "y": [312, 422, 479, 554], "yaxis": "y"}, {"hovertemplate": "<b>%{hovertext}</b><br><br>Brand=xolo<br>Original_Price=%{x}<br>index=%{y}<br>Ratings=%{marker.size}<extra></extra>", "hovertext": ["XOLO ERA 1X Pro", "XOLO ERA 2X with Finger Print Sensor"], "legendgroup": "xolo", "marker": {"color": "#FECB52", "size": [4508, 4688], "sizemode": "area", "sizeref": 365.2, "symbol": "circle"}, "mode": "markers", "name": "xolo", "orientation": "h", "showlegend": true, "type": "scatter", "x": [0, 0], "xaxis": "x", "y": [317, 482], "yaxis": "y"}, {"hovertemplate": "<b>%{hovertext}</b><br><br>Brand=yu<br>Original_Price=%{x}<br>index=%{y}<br>Ratings=%{marker.size}<extra></extra>", "hovertext": ["YU Yureka Plus"], "legendgroup": "yu", "marker": {"color": "#636efa", "size": [37766], "sizemode": "area", "sizeref": 365.2, "symbol": "circle"}, "mode": "markers", "name": "yu", "orientation": "h", "showlegend": true, "type": "scatter", "x": [9747], "xaxis": "x", "y": [442], "yaxis": "y"}, {"hovertemplate": "<b>%{hovertext}</b><br><br>Brand=asus<br>Original_Price=%{x}<br>index=%{y}<br>Ratings=%{marker.size}<extra></extra>", "hovertext": ["ASUS Zenfone 5 A501CG"], "legendgroup": "asus", "marker": {"color": "#EF553B", "size": [43305], "sizemode": "area", "sizeref": 365.2, "symbol": "circle"}, "mode": "markers", "name": "asus", "orientation": "h", "showlegend": true, "type": "scatter", "x": [0], "xaxis": "x", "y": [488], "yaxis": "y"}, {"hovertemplate": "<b>%{hovertext}</b><br><br>Brand=xiaomi<br>Original_Price=%{x}<br>index=%{y}<br>Ratings=%{marker.size}<extra></extra>", "hovertext": ["Xiaomi 11i 5G"], "legendgroup": "xiaomi", "marker": {"color": "#00cc96", "size": [22635], "sizemode": "area", "sizeref": 365.2, "symbol": "circle"}, "mode": "markers", "name": "xiaomi", "orientation": "h", "showlegend": true, "type": "scatter", "x": [31999], "xaxis": "x", "y": [491], "yaxis": "y"}, {"hovertemplate": "<b>%{hovertext}</b><br><br>Brand=micromax<br>Original_Price=%{x}<br>index=%{y}<br>Ratings=%{marker.size}<extra></extra>", "hovertext": ["Micromax IN Note 1"], "legendgroup": "micromax", "marker": {"color": "#ab63fa", "size": [50095], "sizemode": "area", "sizeref": 365.2, "symbol": "circle"}, "mode": "markers", "name": "micromax", "orientation": "h", "showlegend": true, "type": "scatter", "x": [16999], "xaxis": "x", "y": [496], "yaxis": "y"}], "layout": {"autosize": true, "legend": {"itemsizing": "constant", "title": {"text": "Brand"}, "tracegroupgap": 0}, "margin": {"t": 60}, "title": {"text": "Interactive Scatter Plot for Original Price"}, "xaxis": {"anchor": "y", "autorange": true, "domain": [0, 1], "range": [2.97, 5.344], "title": {"text": "Original Price"}, "type": "log"}, "yaxis": {"anchor": "x", "autorange": true, "domain": [0, 1], "range": [-121.3, 672.1], "title": {"text": "index"}, "type": "linear"}}}
